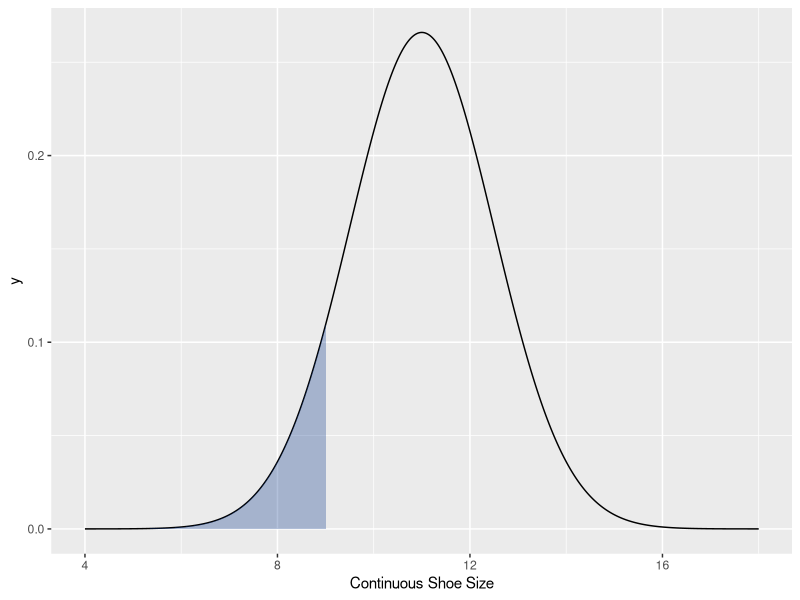

The R script that drew this image: (Note: this script raises an error after producing the figure.)
## ---- chunk 1

## ---- chunk 2
library(tidyverse)
library(knitr)
## ---- chunk 3
pnorm(0)
## ---- chunk 4
ggplot(data.frame(x = c(4, 18)), aes(x = x)) +
  stat_function(fun = dnorm,
                n = 10000,
                args = list(mean = 11, sd = 1.5)) +
  stat_function(
    fun = dnorm,
    args = list(mean = 11, sd = 1.5),
    xlim = c(4, 9),
    geom = "area",
    fill = "#003087",
    alpha = .3
  ) + labs(x = "Continuous Shoe Size")

## ---- chunk 5
pnorm(9, mean = 11, sd = 1.5)
## ---- chunk 6
1 - pnorm(9, mean = 11, sd = 1.5)
## ---- chunk 7
pnorm(13, mean = 11, sd = 1.5)
## ---- chunk 8
pnorm(11.5, mean = 11, sd = 1.5) - pnorm(10, mean = 11, sd = 1.5)
## ---- chunk 9
knitr::include_graphics("img/stdnorm6.png")
## ---- chunk 10
pnorm(11.5, mean = 11, sd = 1.5) - pnorm(10, mean = 11, sd = 1.5)
## ---- chunk 11
set.seed(0) # so results are reproducible 
normalDraws <- rnorm(n = 100, mean = 0, sd = 1)
head(normalDraws, 20)
## ---- chunk 12
set.seed(0) # so results are reproducible 
normal1 <- rnorm(n = 5000, mean = 3, sd = 2)
normal2 <- rnorm(n = 5000, mean = 3, sd = 10)
normal3 <- rnorm(n = 5000, mean = 11, sd = 1.5) # shoe size distribution 
## ---- chunk 13
data.frame(normal1) %>%
  rename(outcome = normal1) %>%
  bind_cols(mean = 3, sd = 2) %>%
  bind_rows(
    data.frame(normal2) %>%
      rename(outcome = normal2) %>%
      bind_cols(mean = 3, sd = 10)
  ) %>%
  bind_rows(
    data.frame(normal3) %>%
      rename(outcome = normal3) %>%
      bind_cols(mean = 11, sd = 1.5)
  ) %>%
  ggplot(aes(x = outcome, 
                    fill = as.factor(paste0(mean, ", ", sd)))) +
    geom_histogram(binwidth = 1, position = "identity", alpha = .7) + 
    labs(
      x = "x",
      y = "Frequency",
      title = "5000 samples each from N(3, 2^2), N(3, 10^2), N(11, 1.5^2)",
      fill = "Mean, sd"
    ) +
  scale_fill_viridis_d() +
  guides(fill = "none")
## ---- chunk 14
set.seed(0) # so results are reproducible 
normal1 <- rnorm(n = 5000, mean = 3, sd = 2)
normal2 <- rnorm(n = 5000, mean = 3, sd = 10)
normal3 <- rnorm(n = 5000, mean = 11, sd = 1.5)
## ---- chunk 15
data.frame(normal1) %>%
  rename(outcome = normal1) %>%
  bind_cols(mean = 3, sd = 2) %>%
  bind_rows(
    data.frame(normal2) %>%
      rename(outcome = normal2) %>%
      bind_cols(mean = 3, sd = 10)
  ) %>%
  bind_rows(
    data.frame(normal3) %>%
      rename(outcome = normal3) %>%
      bind_cols(mean = 11, sd = 1.5)
  ) %>%
  ggplot(aes(x = outcome, 
                    fill = as.factor(paste0(mean, ", ", sd)))) +
    geom_histogram(binwidth = 1, position = "identity", alpha = .7) + 
    labs(
      x = "Number of occurrences",
      y = "Frequency",
      title = "5000 samples each from N(3, 2^2), N(3, 10^2), N(11, 1.5^2)",
      fill = "Mean, sd"
    ) +
  scale_fill_viridis_d() 
## ---- chunk 16
pnorm(13, mean = 11, sd = 1.5)
## ---- chunk 17
pnorm(2/1.5, mean = 0, sd = 1)
## ---- chunk 18
knitr::include_graphics("img/sdRules.png")
## ---- chunk 19
pnorm(2)
## ---- chunk 20
set.seed(0) # so results are reproducible 
normal3 <- rnorm(n = 5000, mean = 11, sd = 1.5) # shoe size distribution 
standardizedNormal3 <- (normal3 - 11)/1.5
## ---- chunk 21
data.frame(normal3) %>%
  rename(outcome = normal3) %>%
  bind_cols(dist = "original") %>%
  bind_rows(
    data.frame(standardizedNormal3) %>%
      rename(outcome = standardizedNormal3) %>%
      bind_cols(dist = "standardized")
  ) %>%
  ggplot(aes(x = outcome, 
                    fill = as.factor(dist))) +
    geom_histogram(binwidth = .1, position = "identity", alpha = .7) + 
    labs(
      x = "x",
      y = "Frequency",
      title = "Original N(11, 1.5^2) and standardized",
      fill = "Distribution"
    ) +
  scale_fill_viridis_d() 
## ---- chunk 22
data.frame(normal3) %>%
  rename(outcome = normal3) %>%
  bind_cols(dist = "original") %>%
  bind_rows(
    data.frame(standardizedNormal3) %>%
      rename(outcome = standardizedNormal3) %>%
      bind_cols(dist = "standardized")
  ) %>%
  ggplot(aes(x = outcome, 
                    fill = as.factor(dist))) +
    geom_histogram(binwidth = .1, position = "identity", alpha = .7) + 
    labs(
      x = "x",
      y = "Frequency",
      title = "Original N(11, 1.5^2) and standardized",
      fill = "Distribution"
    ) +
  scale_fill_viridis_d() +
  geom_vline(xintercept = 13, linetype = "dashed") +
  geom_vline(xintercept = 2/1.5, linetype = "dashed")
## ---- chunk 23
sum(normal3 <= 13)/length(normal3)
sum(standardizedNormal3 <= 2/1.5)/length(standardizedNormal3)
## ---- chunk 24
pnorm(0) # default value of mean = 0 and sd = 1
## ---- chunk 25
knitr::include_graphics("img/stdnorm5.png")
## ---- chunk 26
pnorm(q = 0, mean = 0, sd = 1)
## ---- chunk 27
qnorm(p = .5, mean = 0, sd = 1)
## ---- chunk 28
qnorm(.025, lower.tail = FALSE)
qnorm(.975)
## ---- chunk 29
knitr::include_graphics("img/stdnorm5.png")
## ---- chunk 30
pnorm(1.96)
pnorm(1.96, lower.tail = FALSE)
## ---- chunk 31
knitr::include_graphics("img/stdnorm1.png")
## ---- chunk 32
pnorm(-1.96)
pnorm(-1.96, lower.tail = FALSE)
## ---- chunk 33
knitr::include_graphics("img/stdnorm2.png")
## ---- chunk 34
knitr::include_graphics("img/normaltable.png")
## ---- chunk 35
knitr::include_graphics("img/normalcurveupper.png")
## ---- chunk 36
pnorm(13, mean = 11, sd = 1.5, lower.tail = FALSE)
pnorm(2/1.5, lower.tail = FALSE)
1 - pnorm(2/1.5)
